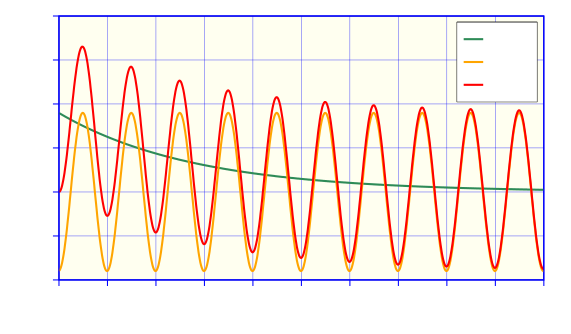

The script that drew this image:
# -*- coding: utf-8 -*-

import numpy as np
from scipy import optimize
import matplotlib.pyplot as plt

# Freqüència, Hz
f = 50
# Tensió, V
U = 400
# Angle inicial de la tensió, rad
φ = 0
# Resistència, Ω
R = 9e-4
# Inductància, H
L = 5e-5

# Velocitat angular, rad/s
ω = 2*np.pi*f

# Angle inicial del corrent AC, rad
α = φ - np.arctan2(ω*L, R)

# Intensitat simètrica (eficaç), A
I_sim = U / np.hypot(R, ω*L)

# Intensitat asimètrica (eficaç), A
I_asim = np.sqrt(3) * I_sim

# Intensitat asimètrica (pic), A
I_asim_pic = 2 * np.sqrt(2) * I_sim

# Factor κ segons CEI 60909-1
κ = 1.02 + 0.98 * np.exp(-3*R/(ω*L))

# Intensitat asimètrica (pic) segons CEI 60909-1, A
I_asim_pic_CEI = κ * np.sqrt(2) * I_sim

# Tensió en funció del temps, V
def u(t):
    return np.sqrt(2) * U * np.sin(ω*t + φ)

# Corrent AC en funció del temps, A
def i_ac(t):
    return np.sqrt(2) * I_sim * np.sin(ω*t + α)

# Corrent DC en funció del temps, A
def i_dc(t):
    return -np.sqrt(2) * I_sim * np.sin(α) * np.exp(-t*R/L)

# Corrent total en funció del temps, A
def i(t):
    return i_ac(t) + i_dc(t)

# Intensitat asimètrica (pic) exacte, A
sol = optimize.minimize_scalar(lambda x: -i(x),
                               bounds=[5e-3, 15e-3],
                               method='bounded')
t_max = sol.x
I_asim_pic_exact = -sol.fun

# Impressió dels resultats
print()
print("Intensitat simètrica (eficaç) = {:.4f} A".format(I_sim))
print("Intensitat asimètrica (eficaç) = {:.4f} A".format(I_asim))
print("Intensitat asimètrica (pic) = {:.4f} A".format(I_asim_pic))
print("Factor κ CEI 60909-1 = {:.4f}".format(κ))
print("Intensitat asimètrica (pic) CEI 60909-1 = {:.4f} A".format(I_asim_pic_CEI))
print("Intensitat asimètrica (pic) exacte = {0:.4f} A (t = {1:.4f} ms)".format(I_asim_pic_exact, t_max*1000))

# Rang de temps, ms
t = np.linspace(0, 200, 500)

# Rang de tensió, V
u_t = u(t/1000)

# Rang de corrent AC, kA
i_ac_t = i_ac(t/1000) / 1000

# Rang de corrent DC, kA
i_dc_t = i_dc(t/1000) / 1000

# Rang de corrent total, kA
i_t = i_ac_t + i_dc_t

# Gràfica de la tensió
plt.plot(t, u_t)
plt.xlim(0, 200)
plt.ylim(-600, 600)
plt.grid()
plt.title("Tensió")
plt.xlabel("t / ms")
plt.ylabel("u(t) / V")
plt.show()

# Gràfica del corrent AC, DC i total
plt.plot(t, i_ac_t, label="i ac")
plt.plot(t, i_dc_t, label="i dc")
plt.plot(t, i_t, label="i total")
plt.xlim(0, 200)
plt.ylim(-40, 80)
plt.grid()
plt.title("Corrent de curtcircuit")
plt.xlabel("t / ms")
plt.ylabel("i(t) / kA")
plt.legend(loc="upper right")
plt.show()
